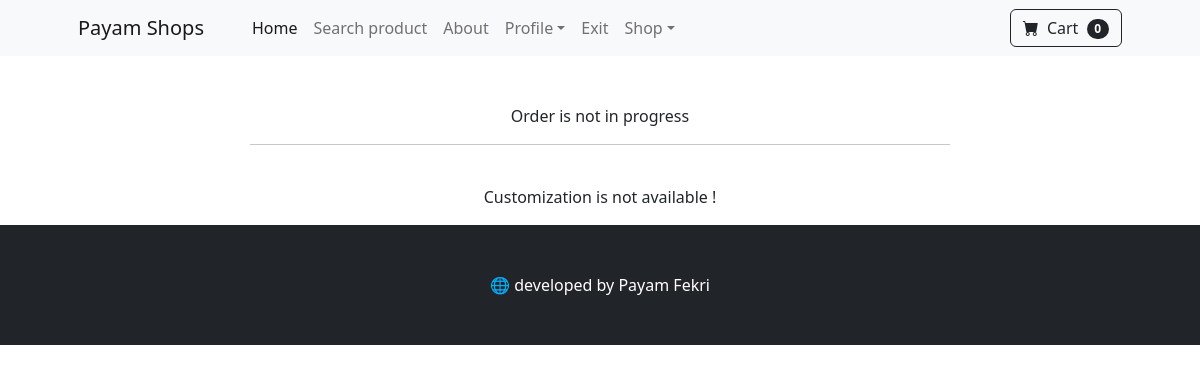
Before: /orders/ (signed in) with the older database file.
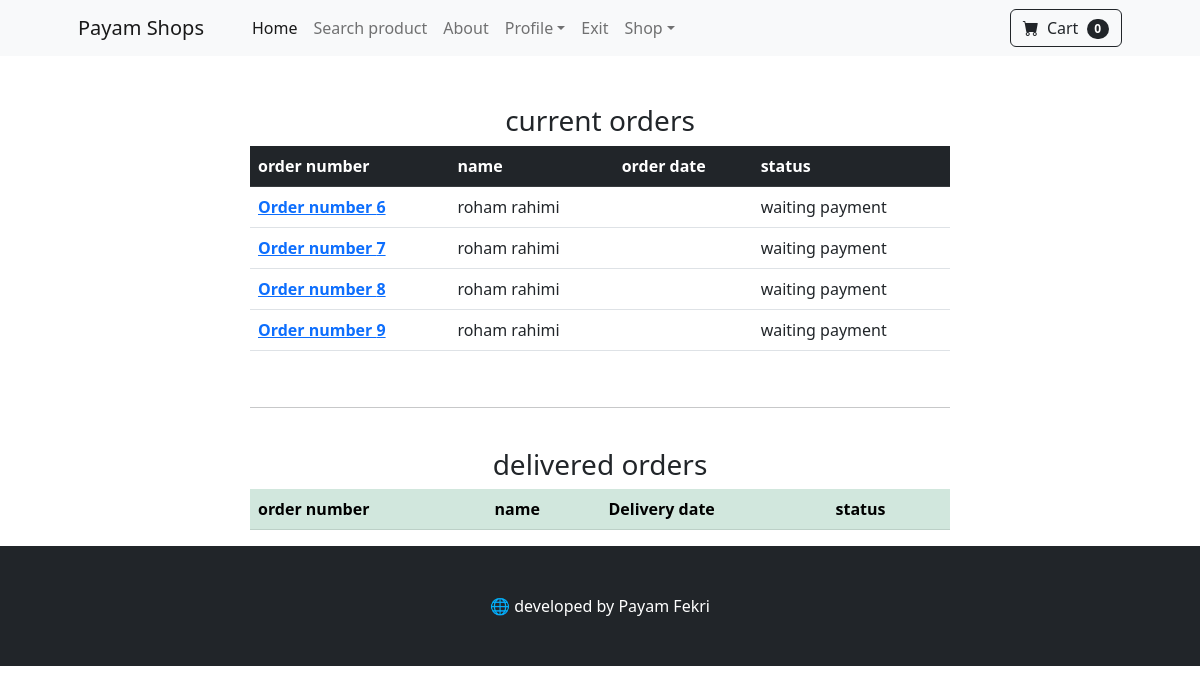
After: the same page with the newer database file.
### payment/models.py (models this page shows, shortened)
class Order(models.Model):
    STATUS_ORDER = [
        ('Pending' , 'waiting payment'),
        ('Processing' , 'Processing'),
        ('Shipped' , 'Sent to the post'),
        ('Delivered' , 'Delivered'),
    ]
    user = models.ForeignKey(User , on_delete=models.CASCADE , null=True , blank= True )
    full_name = models.CharField(max_length=250)
    email = models.EmailField(max_length=300)
    shipping_address = models.TextField(max_length=150000)
    amount_paid = models.DecimalField(decimal_places=2 , max_digits=15)
    date_ordered = jmodels.jDateTimeField(auto_now_add=True)
    status =models.CharField(max_length=50 , choices=STATUS_ORDER , default='Pending')
    last_update = jmodels.jDateTimeField(auto_now= True)

### shop/views.py (the view)
# urls.py: path('orders/', views.user_orders, name='orders'),
def user_orders(request):
    if request.user.is_authenticated:
        delivered_orders = Order.objects.filter(user = request.user , status= 'Delivered')
        other_orders = Order.objects.filter(user = request.user).exclude(status= 'Delivered')
        context = {
            'delivered' : delivered_orders,
            'other' : other_orders
        }
        return render(request, 'shop/orders.html', context)
    else:
        messages.success(request , 'دسترسی به این صفحه امکان پذیر نمیباشد')
        return redirect("helloworld")

### cart/cart.py (called while the page is built)
    def __len__(self):
        return len(self.cart)

### cart/context_processors.py (called while the page is built)
def cart(request):
    return {'cart' : Cart(request)}

### shop/templates/shop/orders.html (shortened to what this page needs)
{%extends 'shop/base.html'%}
{% block content %}
<br><br>
    <div class = 'row'>
        <center>
            <div class = col-7>
                {% if other %}
                    <h3>
                        current orders
                    </h3>
                    <table class="table">
                        <thead class = 'table-dark'>
                            <tr>
                            <th scope="col">order number</th>
                            <th scope="col">name</th>
                            <th scope="col">order date</th>
                            <th scope="col">status</th>
                            </tr>
                        </thead>
                        <tbody>
                            {% for order in other %}
                                <tr>
                                <th scope="row">
                                    <a  href ="{%url 'order_details' order.id%}">
                                        Order number
                                        {{order.id}}
                                    </a>
                                </th>
                                <td>{{order.full_name}}</td>
                                <td>{{order.date_ordered | date:"Y-m-d H:i:s"}}</td>
                                <td>{{order.get_status_display}}</td>
                                </tr>
                            {% endfor %}
                        </tbody>
                    </table>
                {%else%}
                    Order is not in progress
                {% endif %}
                <br>
                <hr>
                <br>
                {% if other %}
                    <h3>
                        delivered orders
                    </h3>
                    <table class="table">
                        <thead class = 'table-success'>
                            <tr>
                            <th scope="col">order number</th>
                            <th scope="col">name</th>
                            <th scope="col">Delivery date</th>
                            <th scope="col">status</th>
                            </tr>
                        </thead>
                    </table>
                {%else%}
                    <p>Customization is not available !</p>
                {% endif %}
            </div>
        </center>
    </div>
{%endblock  %}

### shop/templates/shop/base.html (shortened to what this page needs)
{% load static %}
{% load humanize %}
<!DOCTYPE html>
<html lang="en">
    <head>
        <link href="https://cdn.jsdelivr.net/npm/bootstrap-icons@1.5.0/font/bootstrap-icons.css" rel="stylesheet" />
        <link href="{% static 'css/styles.css' %}" rel="stylesheet" />
    </head>
    <body>
        {% include "shop/navbar.html" %}
        {% block content %}
        {%endblock  %}
        <footer class="py-5 bg-dark">
            <div class="container"><p class="m-0 text-center text-white">🌐 developed by Payam Fekri</p></div>
        </footer>
    </body>
</html>

### shop/templates/shop/navbar.html (shortened to what this page needs)
<nav class="navbar navbar-expand-lg navbar-light bg-light">
    <div class="container px-4 px-lg-5">
        <a class="navbar-brand" href="{% url "helloworld" %}">Payam Shops</a>
        <div class="collapse navbar-collapse" id="navbarSupportedContent">
            <ul class="navbar-nav me-auto mb-2 mb-lg-0 ms-lg-4">
                <li class="nav-item"><a class="nav-link active" aria-current="page" href="{% url "helloworld" %}">Home</a></li>
                <li class="nav-item"><a class="nav-link" aria-current="page" href="{% url "search" %}">Search product</a></li>
                <li class="nav-item"><a class="nav-link" href="/about/">About</a></li>
                {% if user.is_authenticated %}
                    <li class="nav-item dropdown">
                        <a class="nav-link dropdown-toggle" id="navbarDropdown" href="{%url 'helloworld'%}" role="button" data-bs-toggle="dropdown" aria-expanded="false">Profile</a>
                    </li>
                    <li class="nav-item"><a class="nav-link" href="{% url "logout" %}">Exit</a></li>
                {% else %}
                    <li class="nav-item"><a class="nav-link" href="{% url "login" %}">Sign in</a></li>
                    <li class="nav-item"><a class="nav-link" href="{% url "signup" %}">Sign up</a></li>
                {% endif %}
                <li class="nav-item dropdown">
                    <a class="nav-link dropdown-toggle" id="navbarDropdown" href="{%url 'helloworld'%}" role="button" data-bs-toggle="dropdown" aria-expanded="false">Shop</a>
                </li>
            </ul>
            <form class="d-flex">
                <a href= "{% url 'cart_summary'%}" class="btn btn-outline-dark">
                    <i class="bi-cart-fill me-1"></i>
                    Cart
                    <span class="badge bg-dark text-white ms-1 rounded-pill" id= "cart_quantity"> {{cart|length}} </span>
                </a>
            </form>
        </div>
    </div>
</nav>

Changed rows visible on the page:
added Order: id "6", full_name "roham rahimi", status "waiting payment"
added Order: id "7", full_name "roham rahimi", status "waiting payment"
added Order: id "8", full_name "roham rahimi", status "waiting payment"
added Order: id "9", full_name "roham rahimi", status "waiting payment"
Other visible differences:
text no longer shown: "Order is not in progress Customization is not available !"
text now shown: "current orders order number name order date status delivered orders order number name Delivery date status"
